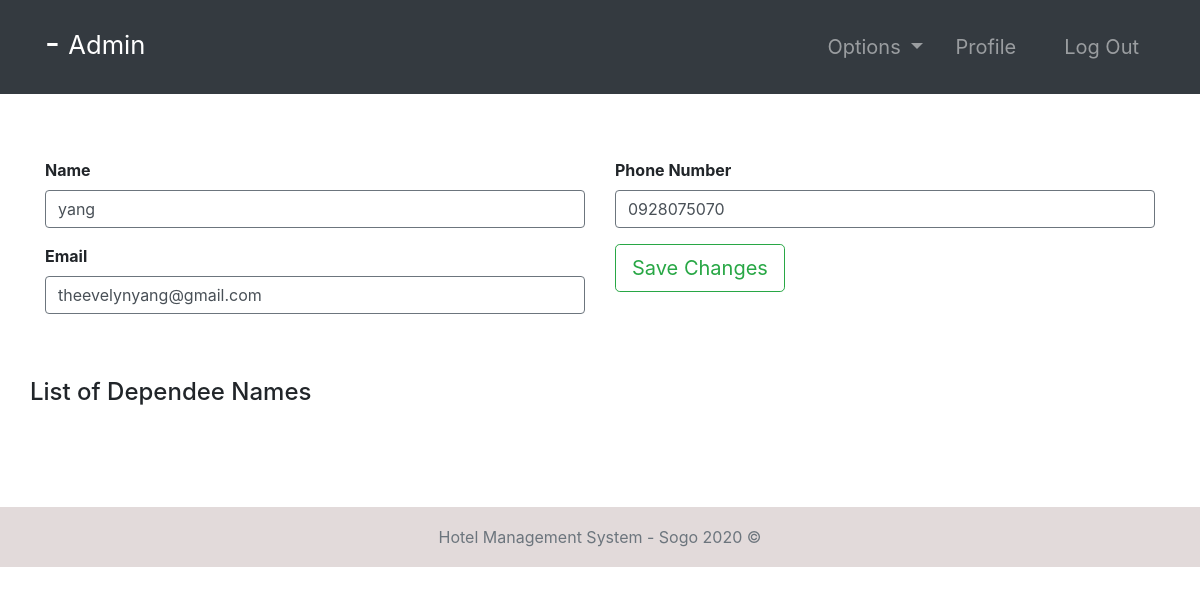
The page /guest-edit/2 (signed in) on the database its author committed.
### accounts/models.py (models this page shows, shortened)
class Guest(models.Model):
    user = models.OneToOneField(User, null=True, on_delete=models.CASCADE)
    phoneNumber = PhoneNumberField(unique=True)

### accounts/views.py (the view)
# urls.py: path('guest-edit/<str:pk>', guest_edit, name="guest-edit"),
@ login_required(login_url='login')
def guest_edit(request, pk):
    role = str(request.user.groups.all()[0])
    path = role + "/"
    tempuser = User.objects.get(id=pk)
    guest = Guest.objects.get(user=tempuser)
    form1 = editGuest(instance=guest)
    form2 = editUser(instance=tempuser)
    context = {
        "role": role,
        "guest": guest,
        "form1": form1,
        "form2": form2,
        "user": tempuser,
    }
    if request.method == "POST":
        form1 = editGuest(request.POST, instance=guest)
        form2 = editUser(request.POST, instance=tempuser)
        if form1.is_valid and form2.is_valid:
            form1.save()
            form2.save()
    return render(request, path + "guest-edit.html", context)

### accounts/forms.py
class editGuest(ModelForm):
    class Meta:
        model = Guest
        fields = ["phoneNumber"]

class editUser(ModelForm):
    class Meta:
        model = User
        fields = ["first_name", "last_name", "email"]

### Templates/admin/guest-edit.html
{% extends '../index.html' %}
{% block context %}
{% include '../common_pages/guest-edit.html' %}
{% endblock %}

### Templates/incs/nav.html (shortened to what this page needs)
<nav class="navbar navbar-dark bg-dark navbar-expand-lg py-3 " role="navigation">
    <div class="container">
        <a href="" class="navbar-brand">
            <h2 class="text-capitalize">
                {{ request.user.first_name }} {{ request.user.last_name }} -
                <small>
                    {{ role }}
                </small>
            </h2>
        </a>
        <div class="collapse navbar-collapse" id="navbarTags">
            <ul class="navbar-nav ml-auto">
                <li class="nav-item dropdown p-2">
                    <a class="nav-link dropdown-toggle" href="#" id="navbarDropdown" role="button"
                        data-toggle="dropdown" aria-haspopup="true" aria-expanded="false">
                        Options
                    </a>
                </li>
                <li class="nav-item mr-3 p-2">
                    {% if role == 'staff' or role == 'receptionist' or role == 'admin' or role == 'manager' %}
                    <a href="{% url 'employee-profile' user.id %}" class="nav-link">Profile</a>
                    {% endif %}
                </li>
                <li class="nav-item p-2 ">
                    <a href="{% url 'logout' %}" class="nav-link">Log Out</a>
                </li>
            </ul>
        </div>
    </div>
</nav>

### Templates/common_pages/guest-edit.html (shortened to what this page needs)
<div class="container">
    <form action="" method="POST">
        <div class="row mt-5">
            <div class="col-6">
                <div class="form-group pt-3">
                    <label for="item-type"><b>Name</b></label>
                    <input type="text" class="form-control border border-secondary" id="id_first_name" name="first_name"
                        value="{{guest.user.first_name}}">
                </div>
                <div class="form-group">
                    <label for="item-quantity"><b>Email</b></label>
                    <input type="int" class="form-control border border-secondary" name="email" id="id_email"
                        value="{{guest.user.email}}">
                </div>
            </div>
            <div class="col-6">
                <div class="form-group pt-3">
                    <label for="item-type"><b>Phone Number</b></label>
                    <input type="text" class="form-control border border-secondary" name="phoneNumber"
                        id="id_phoneNumber" value="{{guest.phoneNumber}}">
                </div>
                <button type="submit" class="btn btn-outline-success btn-lg">Save Changes</button>
            </div>
        </div>
    </form>
    <br><br>
    <div class="row ml-2s">
        <ul class="list-group">
            <h4>List of Dependee Names</h4>
        </ul>
    </div>
    <br>
    <div class="py-3">
    </div>
</div>

### static/css/main.css (style rules this page uses)
* { margin: 0; padding: 0; -webkit-font-smoothing: antialiased; }
body { position: relative; }
nav .nav-item { font-size: 20px; }

### rows shown on the page
Guest: first_name "yang", email "theevelynyang@gmail.com", phoneNumber "0928075070"

### other values the page prints
{{ role }} "Admin"
